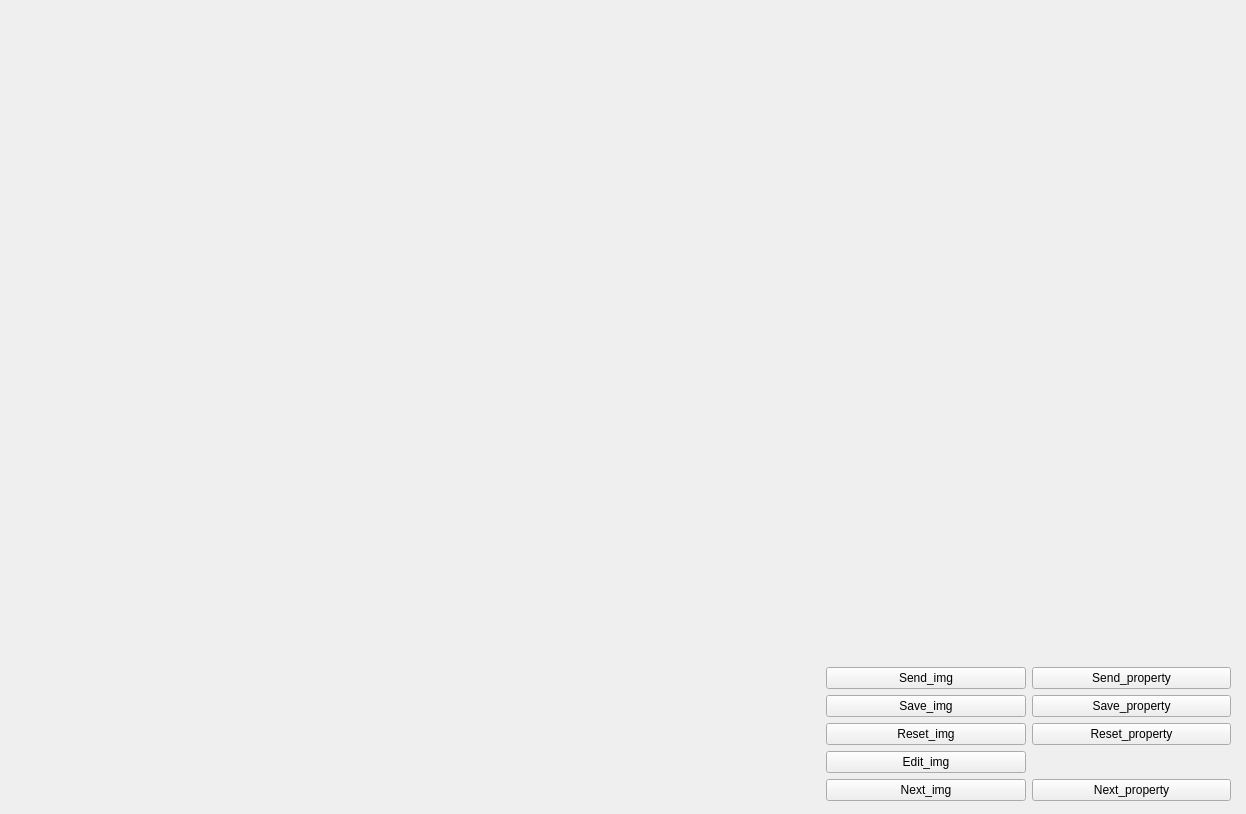
<?xml version="1.0" encoding="UTF-8"?>
<ui version="4.0">
 <class>ImgReview</class>
 <widget class="QWidget" name="ImgReview">
  <property name="geometry">
   <rect>
    <x>0</x>
    <y>0</y>
    <width>1246</width>
    <height>814</height>
   </rect>
  </property>
  <property name="windowTitle">
   <string>ImgReview</string>
  </property>
  <widget class="QWidget" name="layoutWidget">
   <property name="geometry">
    <rect>
     <x>10</x>
     <y>10</y>
     <width>1221</width>
     <height>791</height>
    </rect>
   </property>
   <layout class="QGridLayout" name="gridLayout">
    <item row="0" column="0" rowspan="2" colspan="2">
     <widget class="QWidget" name="ImgContainer" native="true">
      <property name="maximumSize">
       <size>
        <width>1000</width>
        <height>800</height>
       </size>
      </property>
     </widget>
    </item>
    <item row="0" column="2">
     <widget class="QWidget" name="PropertyContainer" native="true"/>
    </item>
    <item row="1" column="2">
     <layout class="QGridLayout" name="gridLayout_2">
      <item row="0" column="0">
       <widget class="QPushButton" name="ISendButton">
        <property name="text">
         <string>Send_img</string>
        </property>
       </widget>
      </item>
      <item row="3" column="0">
       <widget class="QPushButton" name="IResetButton">
        <property name="text">
         <string>Reset_img</string>
        </property>
       </widget>
      </item>
      <item row="1" column="0">
       <widget class="QPushButton" name="ISaveButton">
        <property name="text">
         <string>Save_img</string>
        </property>
       </widget>
      </item>
      <item row="4" column="0">
       <widget class="QPushButton" name="IEditButton">
        <property name="text">
         <string>Edit_img</string>
        </property>
       </widget>
      </item>
      <item row="5" column="0">
       <widget class="QPushButton" name="INextButton">
        <property name="text">
         <string>Next_img</string>
        </property>
       </widget>
      </item>
      <item row="5" column="1">
       <widget class="QPushButton" name="PNextButton">
        <property name="text">
         <string>Next_property</string>
        </property>
       </widget>
      </item>
      <item row="1" column="1">
       <widget class="QPushButton" name="PSaveButton">
        <property name="text">
         <string>Save_property</string>
        </property>
       </widget>
      </item>
      <item row="0" column="1">
       <widget class="QPushButton" name="PSendButton">
        <property name="text">
         <string>Send_property</string>
        </property>
       </widget>
      </item>
      <item row="3" column="1">
       <widget class="QPushButton" name="PresetButton">
        <property name="text">
         <string>Reset_property</string>
        </property>
       </widget>
      </item>
     </layout>
    </item>
   </layout>
  </widget>
 </widget>
 <resources/>
 <connections/>
</ui>
